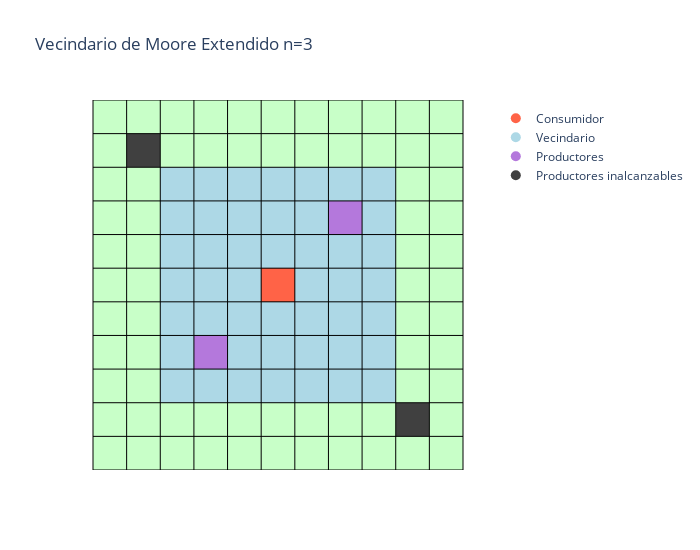

This figure's notebook cell:
### Markdown cell above
---
## Suposiciones del modelo
* Mercado de un único producto.
* Compuesto por agentes *Productores* y *Consumidores*.
* Dispuestos al azar en una grilla cuadrada (Autómata Celular).
* Topología de toroide.
* Los agentes interactúan entre sí para comprar y vender el producto.
* Los agentes interactúan según un vecindario de Moore "extendido".
* El precio del producto se establece como resultado de dichas interacciones.
* El sistema evoluciona a pasos discretos.
* En principio, todos los agentes pueden interactuar en cada iteración.

## Suposiciones de los Productores
Comienzan con:
* Un determinado capital.
* Un stock (no se utilizó por el momento, es virtualmente infinito).
* Un costo fijo de operaciones.
* Un costo marginal por unidad de producto.
* Un período esperado para analizar la ganancia obtenida.
* Un precio inicial (por encima del costo marginal según un *ratio* parametrizado).
* Los Productores pueden endeudarse y permitir que su capital sea negativo (bancarrota).
* Si se desea, el modelo permite eliminar a los Productores en bancarrota.
* En cada iteración el Productor chequea si se ha cumplido el período de ganancia y de ser así, calcula la ganancia obtenida (positiva o negativa) según las ventas del período.
* El rendimiento obtenido en el período impacta directamente en el capital.

## Suposiciones de la formula de ganancia
* La mayoría de los supuestos del Productor sirven para construir la fórmula de ganancia.
* Inicialmente, de manera aleatoria el Productor comienza con una dirección para modificar el precio. Si la ganancia incrementa respecto a la iteración anterior, mantiene la dirección. Caso contrario, la invierte (de aumentar pasa a disminuir el precio, o viceversa).
* Las variaciones del precio son un porcentaje fijo del precio para todos los Productores.

## Suposiciones de los Consumidores
* Deben consumir si o sí en cada iteración.
* No están limitados por capital.
* Compran al Productor que oferte al menor precio del vecindario.

### Code cell
# Vecindario de Moore Extendido n=3
import plotly.graph_objects as go
import numpy as np

size = 11
matrix = np.zeros((size, size))
center = size // 2

for i in range(size):
    for j in range(size):
        distance = max(abs(i - center), abs(j - center))
        if distance == 0:
            matrix[i, j] = 1    # Center (red)
        elif distance <= 3:
            matrix[i, j] = 0.4  # Next 3 rings (light blue)
        else:
            matrix[i, j] = 0.2  # Rest (light green)

producer_positions = [(3, 3), (7, 7), (1, 9), (9, 1)]
for i, j in producer_positions[:2]:
    matrix[i, j] = 0.6  # Soft purple producers inside rings
for i, j in producer_positions[2:]:
    matrix[i, j] = 0  # Dark gray producers outside rings

customdata_matrix = np.full((size, size), "")
text_matrix = np.full((size, size), "Vecindario")
text_matrix[center, center] = "Consumidor"
for i, j in producer_positions[:2]:
    text_matrix[i, j] = "Productores"
    customdata_matrix[i, j] = (i*2)+j
for i, j in producer_positions[2:]:
    text_matrix[i, j] = "Productores inalcanzables"
for i in range(size):
    for j in range(size):
        if max(abs(i - center), abs(j - center)) > 3:
            text_matrix[i, j] = ""

fig = go.Figure(data=go.Heatmap(
    z=matrix,
    text=text_matrix,
    customdata=customdata_matrix,
    hovertemplate='%{text}<br>Precio: %{customdata}<extra></extra>',
    colorscale=[
        [0, 'rgb(64, 64, 64)'],     # Dark gray
        [0.2, 'rgb(200, 255, 200)'],  # Light green
        [0.4, 'rgb(173, 216, 230)'],  # Light blue
        [0.6, 'rgb(180, 120, 220)'],  # Soft purple
        [1, 'rgb(255, 99, 71)']     # Tomato red
    ],
    showscale=False,
))

fig.update_layout(
    width=700,
    height=550,
    title="Vecindario de Moore Extendido n=3",
    xaxis=dict(
        scaleanchor="y",
        scaleratio=1,
        showgrid=False,
        showticklabels=False,
        zeroline=False,
        range=[-0.5, size-0.5]
    ),
    yaxis=dict(
        showgrid=False,
        showticklabels=False,
        zeroline=False,
        range=[-0.5, size-0.5]
    ),
    plot_bgcolor='rgba(0,0,0,0)',
)

for i in range(size + 1):
    fig.add_shape(
        type="line",
        x0=-0.5, y0=i-0.5, x1=size-0.5, y1=i-0.5,
        line=dict(color="black", width=1),
    )
    fig.add_shape(
        type="line",
        x0=i-0.5, y0=-0.5, x1=i-0.5, y1=size-0.5,
        line=dict(color="black", width=1),
    )

legend_colors = ['rgb(255, 99, 71)', 'rgb(173, 216, 230)', 'rgb(180, 120, 220)', 'rgb(64, 64, 64)']
legend_labels = ['Consumidor', 'Vecindario', 'Productores', 'Productores inalcanzables']

for i, (color, label) in enumerate(zip(legend_colors, legend_labels)):
    fig.add_trace(go.Scatter(
        x=[None],
        y=[None],
        mode='markers',
        marker=dict(size=10, color=color),
        showlegend=True,
        name=label
    ))

fig.update_layout(
    legend=dict(
        yanchor="top",
        y=0.99,
        xanchor="left",
        x=1.05
    )
)
fig.show()

### Figure 1 — Plotly figure (JSON) as saved in the notebook; plotly's stock layout.template omitted (floating-point values rounded to 4 significant figures)
{"data": [{"colorscale": [[0, "rgb(64, 64, 64)"], [0.2, "rgb(200, 255, 200)"], [0.4, "rgb(173, 216, 230)"], [0.6, "rgb(180, 120, 220)"], [1, "rgb(255, 99, 71)"]], "customdata": [["", "", "", "", "", "", "", "", "", "", ""], ["", "", "", "", "", "", "", "", "", "", ""], ["", "", "", "", "", "", "", "", "", "", ""], ["", "", "", "9", "", "", "", "", "", "", ""], ["", "", "", "", "", "", "", "", "", "", ""], ["", "", "", "", "", "", "", "", "", "", ""], ["", "", "", "", "", "", "", "", "", "", ""], ["", "", "", "", "", "", "", "2", "", "", ""], ["", "", "", "", "", "", "", "", "", "", ""], ["", "", "", "", "", "", "", "", "", "", ""], ["", "", "", "", "", "", "", "", "", "", ""]], "hovertemplate": "%{text}<br>Precio: %{customdata}<extra></extra>", "showscale": false, "text": [["", "", "", "", "", "", "", "", "", "", ""], ["", "", "", "", "", "", "", "", "", "", ""], ["", "", "Vecindario", "Vecindario", "Vecindario", "Vecindario", "Vecindario", "Vecindario", "Vecindario", "", ""], ["", "", "Vecindario", "Productore", "Vecindario", "Vecindario", "Vecindario", "Vecindario", "Vecindario", "", ""], ["", "", "Vecindario", "Vecindario", "Vecindario", "Vecindario", "Vecindario", "Vecindario", "Vecindario", "", ""], ["", "", "Vecindario", "Vecindario", "Vecindario", "Consumidor", "Vecindario", "Vecindario", "Vecindario", "", ""], ["", "", "Vecindario", "Vecindario", "Vecindario", "Vecindario", "Vecindario", "Vecindario", "Vecindario", "", ""], ["", "", "Vecindario", "Vecindario", "Vecindario", "Vecindario", "Vecindario", "Productore", "Vecindario", "", ""], ["", "", "Vecindario", "Vecindario", "Vecindario", "Vecindario", "Vecindario", "Vecindario", "Vecindario", "", ""], ["", "", "", "", "", "", "", "", "", "", ""], ["", "", "", "", "", "", "", "", "", "", ""]], "type": "heatmap", "z": [[0.2, 0.2, 0.2, 0.2, 0.2, 0.2, 0.2, 0.2, 0.2, 0.2, 0.2], [0.2, 0.2, 0.2, 0.2, 0.2, 0.2, 0.2, 0.2, 0.2, 0, 0.2], [0.2, 0.2, 0.4, 0.4, 0.4, 0.4, 0.4, 0.4, 0.4, 0.2, 0.2], [0.2, 0.2, 0.4, 0.6, 0.4, 0.4, 0.4, 0.4, 0.4, 0.2, 0.2], [0.2, 0.2, 0.4, 0.4, 0.4, 0.4, 0.4, 0.4, 0.4, 0.2, 0.2], [0.2, 0.2, 0.4, 0.4, 0.4, 1, 0.4, 0.4, 0.4, 0.2, 0.2], [0.2, 0.2, 0.4, 0.4, 0.4, 0.4, 0.4, 0.4, 0.4, 0.2, 0.2], [0.2, 0.2, 0.4, 0.4, 0.4, 0.4, 0.4, 0.6, 0.4, 0.2, 0.2], [0.2, 0.2, 0.4, 0.4, 0.4, 0.4, 0.4, 0.4, 0.4, 0.2, 0.2], [0.2, 0, 0.2, 0.2, 0.2, 0.2, 0.2, 0.2, 0.2, 0.2, 0.2], [0.2, 0.2, 0.2, 0.2, 0.2, 0.2, 0.2, 0.2, 0.2, 0.2, 0.2]]}, {"marker": {"color": "rgb(255, 99, 71)", "size": 10}, "mode": "markers", "name": "Consumidor", "showlegend": true, "type": "scatter", "x": [null], "y": [null]}, {"marker": {"color": "rgb(173, 216, 230)", "size": 10}, "mode": "markers", "name": "Vecindario", "showlegend": true, "type": "scatter", "x": [null], "y": [null]}, {"marker": {"color": "rgb(180, 120, 220)", "size": 10}, "mode": "markers", "name": "Productores", "showlegend": true, "type": "scatter", "x": [null], "y": [null]}, {"marker": {"color": "rgb(64, 64, 64)", "size": 10}, "mode": "markers", "name": "Productores inalcanzables", "showlegend": true, "type": "scatter", "x": [null], "y": [null]}], "layout": {"height": 550, "legend": {"x": 1.05, "xanchor": "left", "y": 0.99, "yanchor": "top"}, "plot_bgcolor": "rgba(0,0,0,0)", "shapes": [{"line": {"color": "black", "width": 1}, "type": "line", "x0": -0.5, "x1": 10.5, "y0": -0.5, "y1": -0.5}, {"line": {"color": "black", "width": 1}, "type": "line", "x0": -0.5, "x1": -0.5, "y0": -0.5, "y1": 10.5}, {"line": {"color": "black", "width": 1}, "type": "line", "x0": -0.5, "x1": 10.5, "y0": 0.5, "y1": 0.5}, {"line": {"color": "black", "width": 1}, "type": "line", "x0": 0.5, "x1": 0.5, "y0": -0.5, "y1": 10.5}, {"line": {"color": "black", "width": 1}, "type": "line", "x0": -0.5, "x1": 10.5, "y0": 1.5, "y1": 1.5}, {"line": {"color": "black", "width": 1}, "type": "line", "x0": 1.5, "x1": 1.5, "y0": -0.5, "y1": 10.5}, {"line": {"color": "black", "width": 1}, "type": "line", "x0": -0.5, "x1": 10.5, "y0": 2.5, "y1": 2.5}, {"line": {"color": "black", "width": 1}, "type": "line", "x0": 2.5, "x1": 2.5, "y0": -0.5, "y1": 10.5}, {"line": {"color": "black", "width": 1}, "type": "line", "x0": -0.5, "x1": 10.5, "y0": 3.5, "y1": 3.5}, {"line": {"color": "black", "width": 1}, "type": "line", "x0": 3.5, "x1": 3.5, "y0": -0.5, "y1": 10.5}, {"line": {"color": "black", "width": 1}, "type": "line", "x0": -0.5, "x1": 10.5, "y0": 4.5, "y1": 4.5}, {"line": {"color": "black", "width": 1}, "type": "line", "x0": 4.5, "x1": 4.5, "y0": -0.5, "y1": 10.5}, {"line": {"color": "black", "width": 1}, "type": "line", "x0": -0.5, "x1": 10.5, "y0": 5.5, "y1": 5.5}, {"line": {"color": "black", "width": 1}, "type": "line", "x0": 5.5, "x1": 5.5, "y0": -0.5, "y1": 10.5}, {"line": {"color": "black", "width": 1}, "type": "line", "x0": -0.5, "x1": 10.5, "y0": 6.5, "y1": 6.5}, {"line": {"color": "black", "width": 1}, "type": "line", "x0": 6.5, "x1": 6.5, "y0": -0.5, "y1": 10.5}, {"line": {"color": "black", "width": 1}, "type": "line", "x0": -0.5, "x1": 10.5, "y0": 7.5, "y1": 7.5}, {"line": {"color": "black", "width": 1}, "type": "line", "x0": 7.5, "x1": 7.5, "y0": -0.5, "y1": 10.5}, {"line": {"color": "black", "width": 1}, "type": "line", "x0": -0.5, "x1": 10.5, "y0": 8.5, "y1": 8.5}, {"line": {"color": "black", "width": 1}, "type": "line", "x0": 8.5, "x1": 8.5, "y0": -0.5, "y1": 10.5}, {"line": {"color": "black", "width": 1}, "type": "line", "x0": -0.5, "x1": 10.5, "y0": 9.5, "y1": 9.5}, {"line": {"color": "black", "width": 1}, "type": "line", "x0": 9.5, "x1": 9.5, "y0": -0.5, "y1": 10.5}, {"line": {"color": "black", "width": 1}, "type": "line", "x0": -0.5, "x1": 10.5, "y0": 10.5, "y1": 10.5}, {"line": {"color": "black", "width": 1}, "type": "line", "x0": 10.5, "x1": 10.5, "y0": -0.5, "y1": 10.5}], "title": {"text": "Vecindario de Moore Extendido n=3"}, "width": 700, "xaxis": {"range": [-0.5, 10.5], "scaleanchor": "y", "scaleratio": 1, "showgrid": false, "showticklabels": false, "zeroline": false}, "yaxis": {"range": [-0.5, 10.5], "showgrid": false, "showticklabels": false, "zeroline": false}}}
